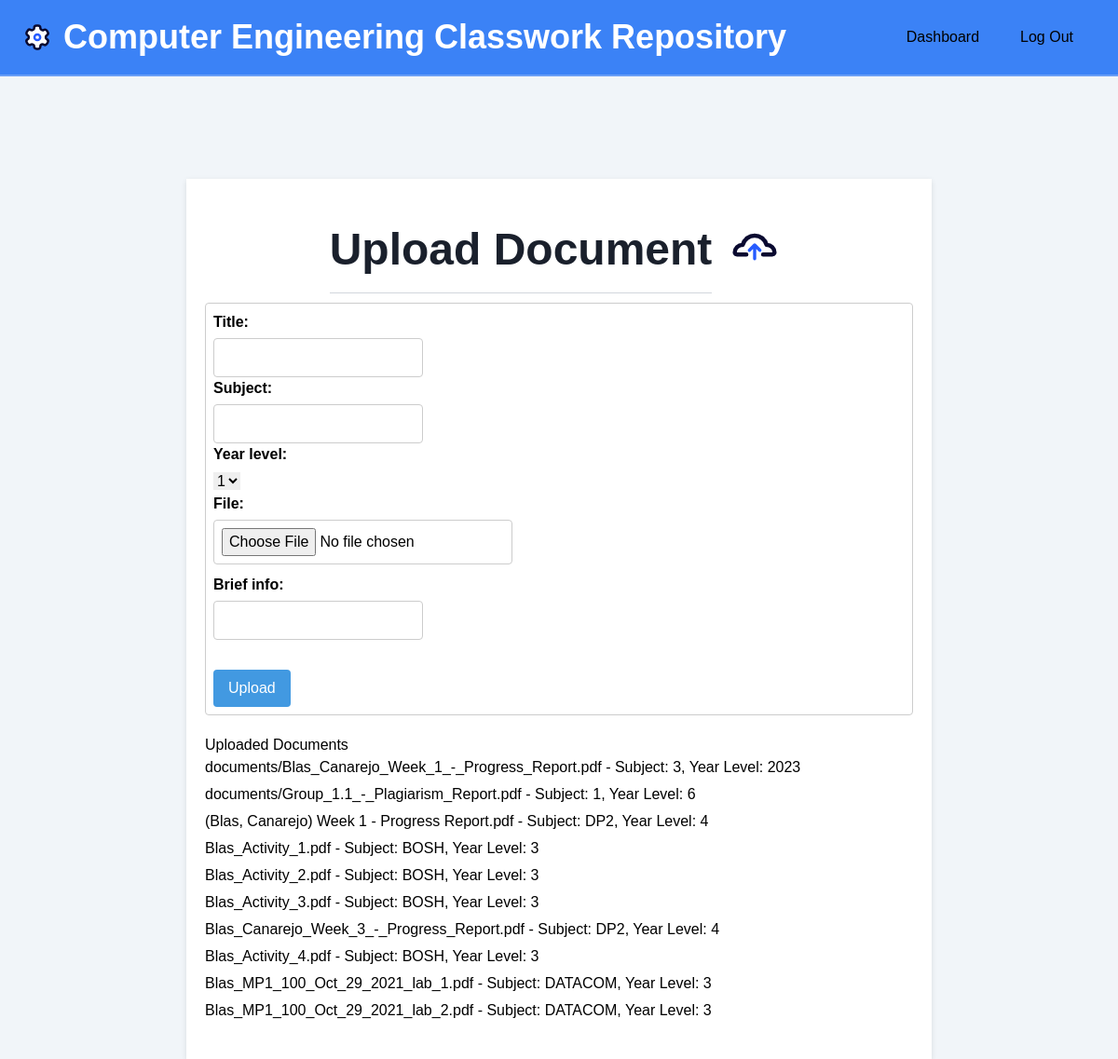
Page /profiles/upload/ (signed in) on the earlier database version.
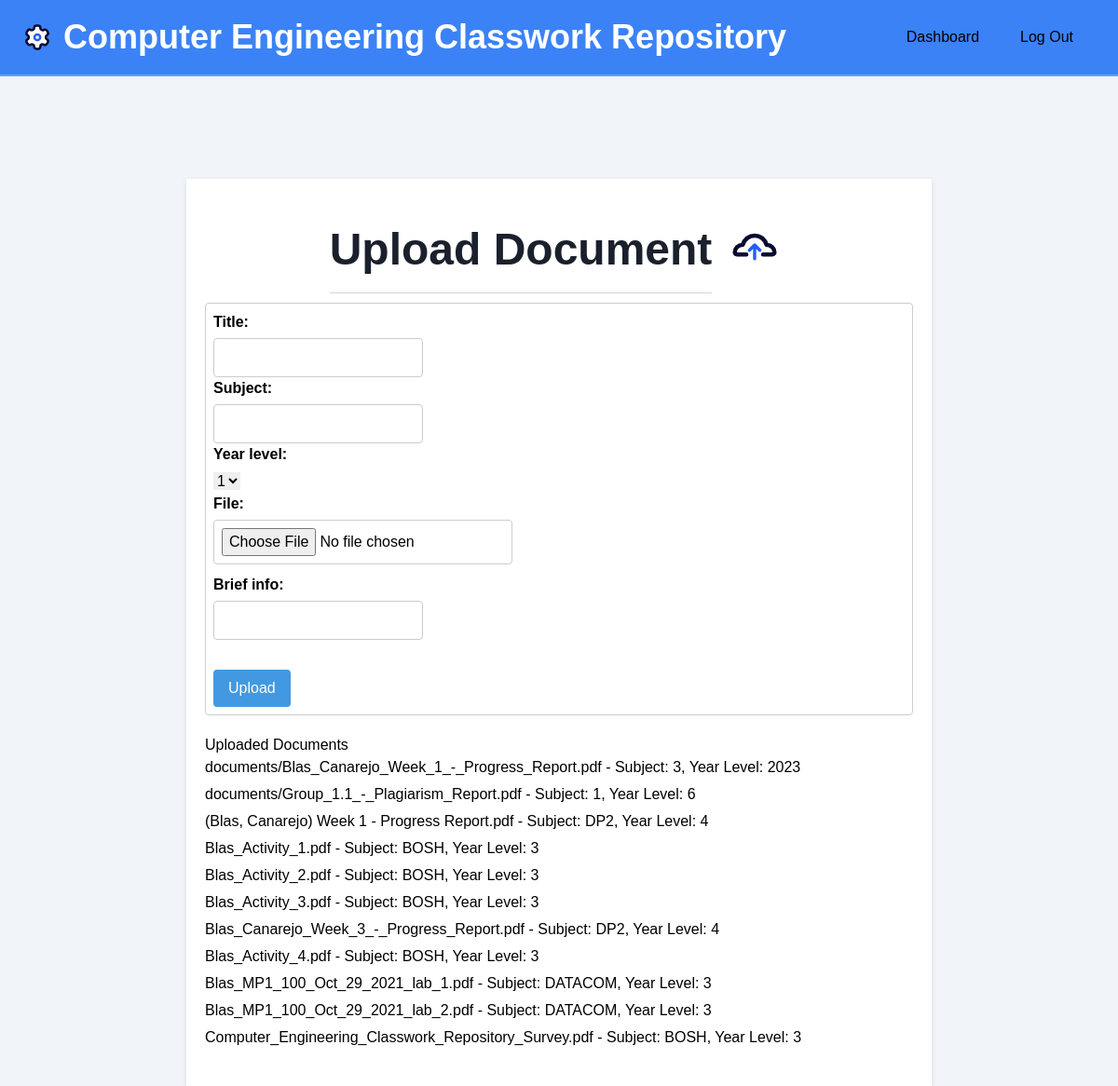
Same page on the later database version.
### app/models.py (models this page shows, shortened)
class Document(models.Model):
    title = models.CharField(default = '', max_length=255)
    subject = models.CharField(max_length=100)
    year_level = models.PositiveIntegerField()
    file = models.FileField(upload_to='')
    brief_info = models.CharField(default='', max_length=255)
    embedded_url = models.URLField(blank=True)
    uploader = models.ForeignKey(MyUser, on_delete=models.CASCADE, default=12)

### app/views.py (the view)
# urls.py: path('upload/', views.upload_document, name='upload_document'),
@login_required
def upload_document(request):
    if request.method == 'POST':
        form = DocumentForm(request.POST, request.FILES)
        if form.is_valid():
            form.save()
            return redirect('upload_document')  # Redirect to the upload_document page
    else:
        form = DocumentForm()
    documents = Document.objects.all()
    return render(request, 'upload_document.html', {'form': form, 'documents': documents})

### app/forms.py (shortened to what this page needs)
class DocumentForm(forms.ModelForm):
    YEAR_LEVEL_CHOICES = [
        (1, '1'),
        (2, '2'),
        (3, '3'),
        (4, '4'),
    ]
    year_level = forms.ChoiceField(choices=YEAR_LEVEL_CHOICES)
    class Meta:
        model = Document
        exclude = ('embedded_url', 'uploader')

### theme/templates/upload_document.html (shortened to what this page needs)
{% load static %}
<!DOCTYPE html>
<html>
<head>
    <link rel="stylesheet" href="https://unpkg.com/tailwindcss@2.2.19/dist/tailwind.min.css"/>
</head>
<body>
    <nav id="header" class="fixed w-full z-30 top-0 text-white bg-blue-500">
        <div class="w-full nav-container mx-auto flex flex-wrap items-center justify-between mt-4 py-2">
            <div class="flex items-center">
                <a class="text-white no-underline hover:no-underline font-bold text-2xl lg:text-4xl flex items-center">
                    <span class="inline-block">Computer Engineering Classwork Repository</span>
                </a>
            </div>
            <div class="w-full flex-grow lg:flex lg:items-center lg:w-auto hidden mt-2 lg:mt-0 text-black p-4 lg:p-0 z-20" id="nav-content">
                <ul class="list-reset lg:flex justify-end flex-1 items-center">
                    {% if user.is_authenticated %}
                    <li class="mr-3">
                        <a class="inline-block text-black no-underline hover:text-gray-800 hover:text-underline py-2 px-4" href="{% url 'where-next' %}">Dashboard</a>
                    </li>
                    <li class="mr-3">
                        <a class="inline-block text-black no-underline hover:text-gray-800 hover:text-underline py-2 px-4" href="{% url 'logout' %}">Log Out</a>
                    </li>
                    {% else %}
                    <li class="mr-3">
                        <a class="inline-block text-black no-underline hover:text-gray-800 hover:text-underline py-2 px-4" href="{% url 'login' %}">Log In</a>
                    </li>
                    {% endif %}
                </ul>
            </div>
        </div>
        <hr class="border-b border-gray-100 opacity-25 my-0 py-0" />
    </nav>
    <div class = "pt-48">
    <div class="container">
        <div style="display: flex; align-items: center; justify-content: center;">
            <h1 style="font-size: 48px; font-weight: bold; margin-top: 20px; margin-right: 10px;">Upload Document</h1>
        </div>
        <div class="form-container">
            <form method="POST" enctype="multipart/form-data">
                {{ form.as_p }}
                <div class = "pt-8">
                    <button type="submit"class="margin-right">Upload</button>
                </div>
            </form>
        </div>
        <div class="document-list">
            <h2>Uploaded Documents</h2>
            <ul>
                {% for document in documents %}
                    <li>{{ document.file.name }} - Subject: {{ document.subject }}, Year Level: {{ document.year_level }}</li>
                {% empty %}
                    <li>No documents uploaded yet.</li>
                {% endfor %}
            </ul>
        </div>
    </div>
</div>
</body>
</html>

### theme/templates/upload_document.html (style rules this page uses)
.container { max-width: 1000px; margin: 0 auto; padding: 20px; }
.nav-container { max-width: 1500px; margin: 0 auto; padding: 20px; }
body { background-color: #f1f5f9; font-family: Arial, sans-serif; }
.container { max-width: 800px; margin: 0 auto; padding: 20px; background-color: #ffffff; box-shadow: 0 2px 6px rgba(0, 0, 0, 0.1); }
h1 { color: #1a202c; font-size: 24px; margin-bottom: 10px; padding-bottom: 10px; border-bottom: 1px solid #d2d6dc; text-align: center; }
input { border: 1px solid #ccc; border-radius: 4px; padding: 8px; }
.form-container { margin-bottom: 20px; border: 1px solid #ccc; border-radius: 4px; padding: 8px; }
.form-container label { display: block; font-weight: bold; margin-bottom: 5px; }
.form-container input[type="file"] { margin-bottom: 10px; }
.form-container button { background-color: #4299e1; color: #ffffff; padding: 8px 16px; border: none; border-radius: 4px; cursor: pointer; }
.document-list { margin-bottom: 20px; }
.document-list li { margin-bottom: 5px; }
button { margin-right: 10px; }

Differences in the rows shown:
added Document: file.name "Computer_Engineering_Classwork_Repository_Survey.pdf", subject "BOSH", year_level "3"
